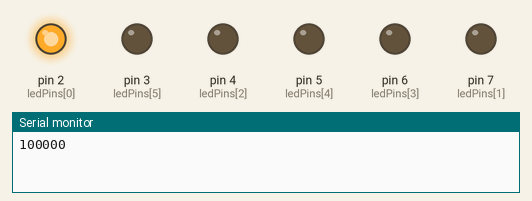
Recording of a sketch running on a simulated Arduino Uno, built with avr-gcc and run on an emulated ATmega328P. On the bench: output pins drawn as LEDs (lit = HIGH), the last lines printed to the serial monitor.

Above: at 0.05 s.
At 0.35 s:
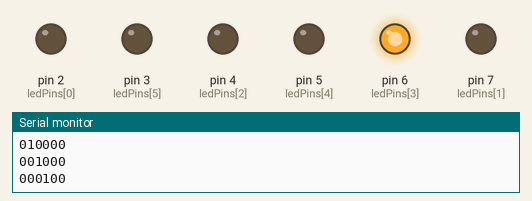
At 0.95 s:
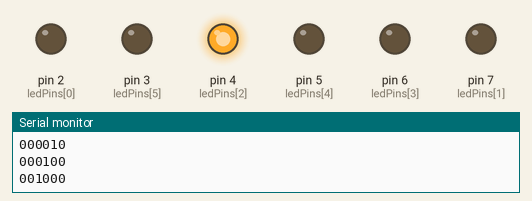
At 1.35 s:
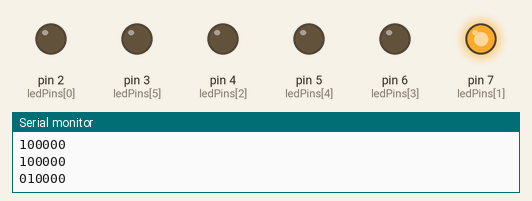
At 1.8 s:
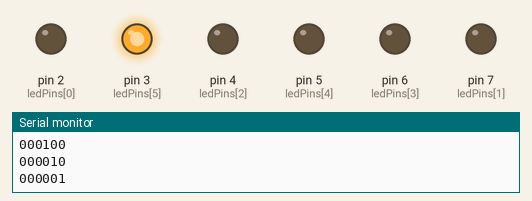
At 2.86 s:
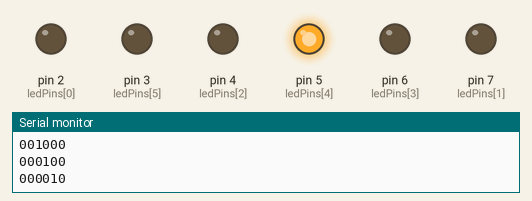
Timing chart, 0 to 3.2 s (numbered marks = the images above):
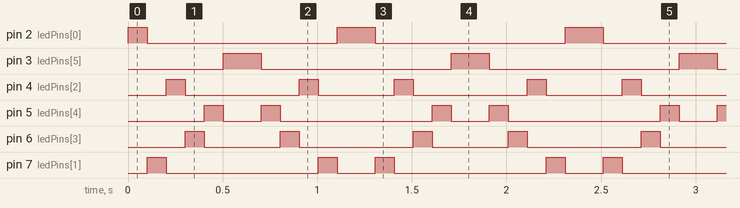

The sketch:

blink.ino
```cpp
int timer = 100;           // The higher the number, the slower the timing.
int ledPins[] = { 2, 7, 4, 6, 5, 3};       // an array of pin numbers to which LEDs are attached
int pinCount = 6;           // the number of pins (i.e. the length of the array)


 void s_monit(int pin)
  {
   for(int i=0;i< pinCount;++i)
    {
     if(i==pin)
     {
      Serial.print(1);
     }
     else
     {
     Serial.print(0);
     }
    }
      Serial.println();
  }


  void setup()
 {
  Serial.begin(9600);
  for (int thisPin = 0; thisPin < pinCount; thisPin++)
  {
    pinMode(ledPins[thisPin], OUTPUT);
  }
}

void loop() {
 int s=0;
  for (int thisPin = 0; thisPin < pinCount; thisPin++)
  {

    s_monit(thisPin);
    digitalWrite(ledPins[thisPin], HIGH);
    delay(timer);
    digitalWrite(ledPins[thisPin], LOW);

  }

  for (int thisPin = pinCount - 1; thisPin >= 0; thisPin--)
  {
    s_monit(thisPin);
    digitalWrite(ledPins[thisPin], HIGH);
    delay(timer);
    digitalWrite(ledPins[thisPin], LOW);
  }
}
```

Measured:
- by itself, pin 2 (ledPins[0]): repeats every 1.2 s: LOW 1.0 s, HIGH 0.20 s
- by itself, pin 3 (ledPins[5]): alternates HIGH for 0.20 s and LOW for 1.0 s
- by itself, pin 4 (ledPins[2]): repeats every 1.2 s: LOW 0.60 s, HIGH 0.10 s, LOW 0.40 s, HIGH 0.10 s
- by itself, pin 5 (ledPins[4]): repeats every 1.2 s: LOW 0.20 s, HIGH 0.10 s, LOW 0.80 s, HIGH 0.10 s
- by itself, pin 6 (ledPins[3]): repeats every 1.2 s: LOW 0.40 s, HIGH 0.10 s, LOW 0.60 s, HIGH 0.10 s
- by itself, pin 7 (ledPins[1]): repeats every 1.2 s: LOW 0.80 s, HIGH 0.10 s, LOW 0.20 s, HIGH 0.10 s
